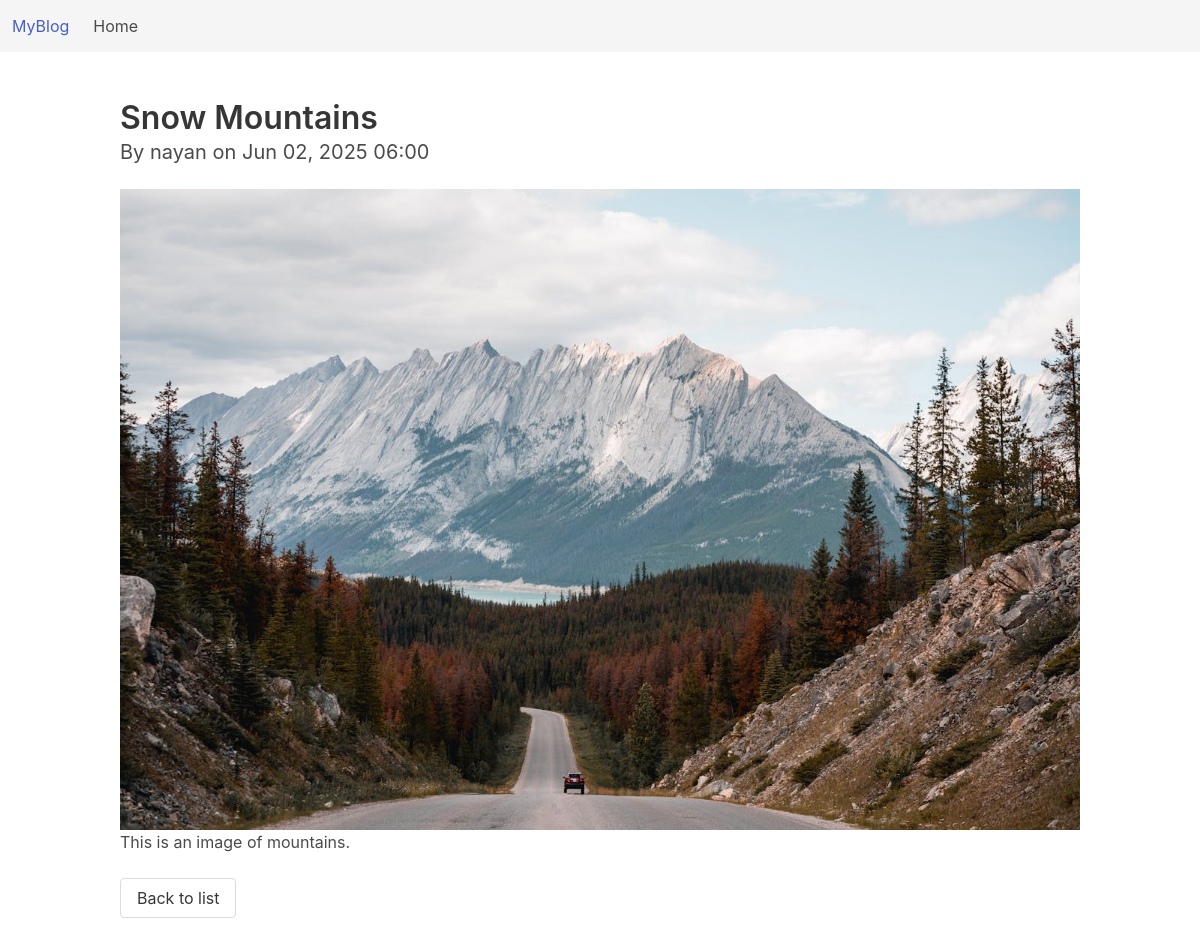
The app's page /article/4/ with its own data.
### articles/models.py (models this page shows, shortened)
class Article(models.Model):
    title = models.CharField(max_length=200) # title of the article
    body = models.TextField() # body of the article
    published_date = models.DateTimeField(auto_now_add=True) # date when the article was published
    author = models.ForeignKey(User, on_delete=models.CASCADE) # author of the article
    is_draft = models.BooleanField(default=False) # whether the article is a draft or not
    featured_image = models.ImageField(upload_to='article_images/', blank=True, null=True)

### articles/views.py (the view)
# urls.py: path('article/<int:pk>/', views.ArticleDetailView.as_view(), name='article-detail'),
class ArticleDetailView(DetailView):
    model = Article
    template_name = 'articles/article_detail.html'  # default: <app>/<model>_detail.html

### articles/templates/articles/article_detail.html (shortened to what this page needs)
{% extends "base.html" %}
{% block content %}
  <h1 class="title">{{ object.title }}</h1>
  <p class="subtitle">
    By {{ object.author.username }} on {{ object.published_date|date:"M d, Y H:i" }}
  </p>
  {% if object.featured_image %}
  <figure class="image">
    <img src="{{ object.featured_image.url }}" alt="Featured image">
  </figure>
{% endif %}
  <div class="content">
    {{ object.body|linebreaks }}
  </div>
  <a class="button" href="{% url 'articles:article-list' %}">Back to list</a>
{% endblock %}

### records on screen
Article: title "Snow Mountains", author.username "nayan", published_date "Jun 02, 2025 06:00", featured_image (picture), body "This is an image of mountains."
